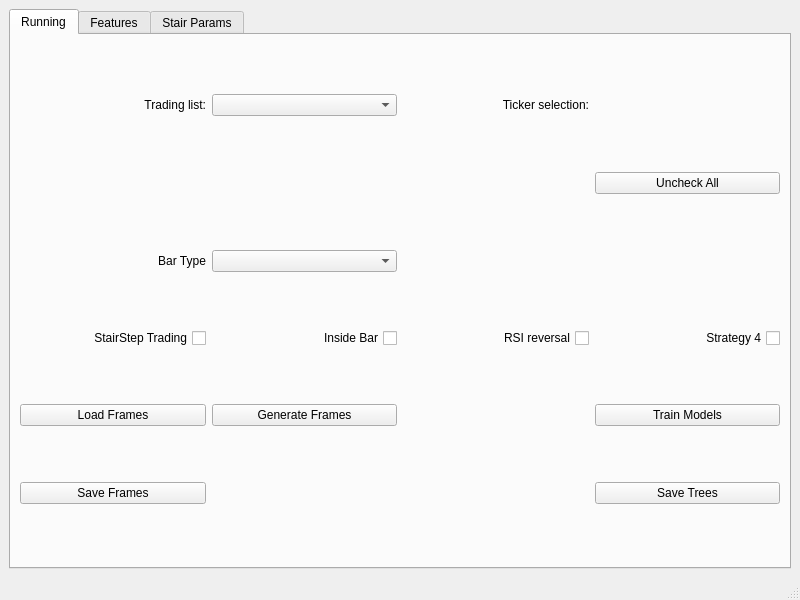
<?xml version="1.0" encoding="UTF-8"?>
<ui version="4.0">
 <class>MainWindow</class>
 <widget class="QMainWindow" name="MainWindow">
  <property name="geometry">
   <rect>
    <x>0</x>
    <y>0</y>
    <width>800</width>
    <height>600</height>
   </rect>
  </property>
  <property name="windowTitle">
   <string>Movers</string>
  </property>
  <widget class="QWidget" name="centralwidget">
   <layout class="QGridLayout" name="gridLayout">
    <item row="1" column="4">
     <widget class="QTabWidget" name="tabWidget">
      <property name="currentIndex">
       <number>0</number>
      </property>
      <widget class="QWidget" name="tab">
       <attribute name="title">
        <string>Running</string>
       </attribute>
       <layout class="QGridLayout" name="gridLayout_2">
        <item row="0" column="0">
         <widget class="QLabel" name="label_3">
          <property name="text">
           <string>Trading list:</string>
          </property>
          <property name="alignment">
           <set>Qt::AlignRight|Qt::AlignTrailing|Qt::AlignVCenter</set>
          </property>
         </widget>
        </item>
        <item row="6" column="0">
         <widget class="QLabel" name="label_5">
          <property name="text">
           <string>Bar Type</string>
          </property>
          <property name="alignment">
           <set>Qt::AlignRight|Qt::AlignTrailing|Qt::AlignVCenter</set>
          </property>
         </widget>
        </item>
        <item row="10" column="1">
         <widget class="QCheckBox" name="insidebar_check">
          <property name="layoutDirection">
           <enum>Qt::RightToLeft</enum>
          </property>
          <property name="text">
           <string>Inside Bar</string>
          </property>
         </widget>
        </item>
        <item row="14" column="0">
         <widget class="QPushButton" name="save_frame_button">
          <property name="text">
           <string>Save Frames</string>
          </property>
         </widget>
        </item>
        <item row="0" column="2">
         <widget class="QLabel" name="label_4">
          <property name="text">
           <string>Ticker selection:</string>
          </property>
          <property name="alignment">
           <set>Qt::AlignRight|Qt::AlignTrailing|Qt::AlignVCenter</set>
          </property>
         </widget>
        </item>
        <item row="6" column="1">
         <widget class="QComboBox" name="bar_selector"/>
        </item>
        <item row="3" column="3">
         <widget class="QPushButton" name="sel_all_button">
          <property name="text">
           <string>Uncheck All</string>
          </property>
         </widget>
        </item>
        <item row="0" column="1">
         <widget class="QComboBox" name="list_selector"/>
        </item>
        <item row="13" column="1">
         <widget class="QPushButton" name="generate_frame_button">
          <property name="text">
           <string>Generate Frames</string>
          </property>
         </widget>
        </item>
        <item row="13" column="0">
         <widget class="QPushButton" name="load_frame_button">
          <property name="text">
           <string>Load Frames</string>
          </property>
         </widget>
        </item>
        <item row="14" column="3">
         <widget class="QPushButton" name="save_trees_button">
          <property name="text">
           <string>Save Trees</string>
          </property>
         </widget>
        </item>
        <item row="10" column="0">
         <widget class="QCheckBox" name="stairstep_check">
          <property name="layoutDirection">
           <enum>Qt::RightToLeft</enum>
          </property>
          <property name="text">
           <string>StairStep Trading</string>
          </property>
          <property name="checked">
           <bool>false</bool>
          </property>
         </widget>
        </item>
        <item row="10" column="2">
         <widget class="QCheckBox" name="rsirev_check">
          <property name="layoutDirection">
           <enum>Qt::RightToLeft</enum>
          </property>
          <property name="text">
           <string>RSI reversal</string>
          </property>
         </widget>
        </item>
        <item row="10" column="3">
         <widget class="QCheckBox" name="strategy4_check">
          <property name="layoutDirection">
           <enum>Qt::RightToLeft</enum>
          </property>
          <property name="text">
           <string>Strategy 4</string>
          </property>
         </widget>
        </item>
        <item row="13" column="3">
         <widget class="QPushButton" name="data_training_button">
          <property name="enabled">
           <bool>true</bool>
          </property>
          <property name="text">
           <string>Train Models</string>
          </property>
         </widget>
        </item>
       </layout>
      </widget>
      <widget class="QWidget" name="tab_3">
       <attribute name="title">
        <string>Features</string>
       </attribute>
       <layout class="QGridLayout" name="gridLayout_4">
        <item row="2" column="0">
         <widget class="QCheckBox" name="stock_rsi_check">
          <property name="text">
           <string>Stock RSIs</string>
          </property>
          <property name="checked">
           <bool>true</bool>
          </property>
         </widget>
        </item>
        <item row="0" column="2">
         <widget class="QCheckBox" name="checkBox_8">
          <property name="text">
           <string>CheckBox</string>
          </property>
         </widget>
        </item>
        <item row="2" column="1">
         <widget class="QCheckBox" name="volatility_check">
          <property name="text">
           <string>Volatilities</string>
          </property>
          <property name="checked">
           <bool>true</bool>
          </property>
         </widget>
        </item>
        <item row="0" column="0">
         <widget class="QCheckBox" name="stock_move_check">
          <property name="text">
           <string>Stock Move</string>
          </property>
          <property name="checked">
           <bool>true</bool>
          </property>
         </widget>
        </item>
        <item row="2" column="2">
         <widget class="QCheckBox" name="checkBox_3">
          <property name="text">
           <string>CheckBox</string>
          </property>
         </widget>
        </item>
        <item row="0" column="1">
         <widget class="QCheckBox" name="sector_rsi_check">
          <property name="text">
           <string>Sector RSIs</string>
          </property>
          <property name="checked">
           <bool>true</bool>
          </property>
         </widget>
        </item>
        <item row="3" column="2">
         <widget class="QPushButton" name="add_feature_button">
          <property name="text">
           <string>Add Features</string>
          </property>
         </widget>
        </item>
       </layout>
      </widget>
      <widget class="QWidget" name="tab_2">
       <attribute name="title">
        <string>Stair Params</string>
       </attribute>
       <layout class="QGridLayout" name="gridLayout_3">
        <item row="4" column="4">
         <widget class="QTimeEdit" name="timeEdit_2">
          <property name="maximumTime">
           <time>
            <hour>20</hour>
            <minute>0</minute>
            <second>0</second>
           </time>
          </property>
          <property name="minimumTime">
           <time>
            <hour>4</hour>
            <minute>0</minute>
            <second>0</second>
           </time>
          </property>
          <property name="currentSection">
           <enum>QDateTimeEdit::HourSection</enum>
          </property>
          <property name="timeSpec">
           <enum>Qt::TimeZone</enum>
          </property>
          <property name="time">
           <time>
            <hour>20</hour>
            <minute>0</minute>
            <second>0</second>
           </time>
          </property>
         </widget>
        </item>
        <item row="3" column="1">
         <widget class="QRadioButton" name="radioButton_2">
          <property name="text">
           <string>Up</string>
          </property>
         </widget>
        </item>
        <item row="0" column="4">
         <widget class="QLabel" name="label_8">
          <property name="text">
           <string>Profit Margin</string>
          </property>
         </widget>
        </item>
        <item row="0" column="0">
         <widget class="QLabel" name="label_6">
          <property name="text">
           <string>Open Margin</string>
          </property>
         </widget>
        </item>
        <item row="0" column="1">
         <widget class="QDoubleSpinBox" name="doubleSpinBox"/>
        </item>
        <item row="0" column="3">
         <widget class="QDoubleSpinBox" name="doubleSpinBox_2"/>
        </item>
        <item row="0" column="5">
         <widget class="QDoubleSpinBox" name="doubleSpinBox_3"/>
        </item>
        <item row="3" column="2">
         <widget class="QRadioButton" name="radioButton_3">
          <property name="text">
           <string>Down</string>
          </property>
         </widget>
        </item>
        <item row="3" column="0">
         <widget class="QLabel" name="label">
          <property name="text">
           <string>Direction:</string>
          </property>
         </widget>
        </item>
        <item row="0" column="2">
         <widget class="QLabel" name="label_7">
          <property name="text">
           <string>Stop loss Margin</string>
          </property>
         </widget>
        </item>
        <item row="3" column="3">
         <widget class="QRadioButton" name="radioButton">
          <property name="text">
           <string>Both</string>
          </property>
          <property name="checked">
           <bool>true</bool>
          </property>
         </widget>
        </item>
        <item row="4" column="2">
         <widget class="QTimeEdit" name="timeEdit">
          <property name="maximumTime">
           <time>
            <hour>20</hour>
            <minute>0</minute>
            <second>0</second>
           </time>
          </property>
          <property name="minimumTime">
           <time>
            <hour>4</hour>
            <minute>0</minute>
            <second>0</second>
           </time>
          </property>
          <property name="currentSection">
           <enum>QDateTimeEdit::HourSection</enum>
          </property>
          <property name="timeSpec">
           <enum>Qt::TimeZone</enum>
          </property>
         </widget>
        </item>
        <item row="4" column="0">
         <widget class="QLabel" name="label_2">
          <property name="text">
           <string>Trading Window</string>
          </property>
         </widget>
        </item>
        <item row="1" column="1">
         <widget class="QCheckBox" name="checkBox_2">
          <property name="text">
           <string>Use limit</string>
          </property>
         </widget>
        </item>
        <item row="1" column="3">
         <widget class="QCheckBox" name="checkBox">
          <property name="text">
           <string>Use limit</string>
          </property>
         </widget>
        </item>
       </layout>
      </widget>
     </widget>
    </item>
   </layout>
  </widget>
  <widget class="QStatusBar" name="statusBar"/>
 </widget>
 <resources/>
 <connections/>
</ui>
